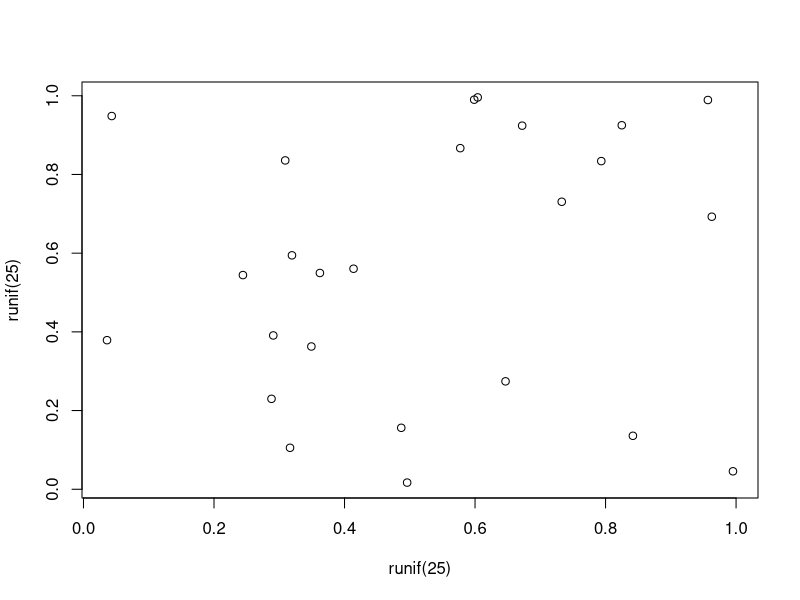

The R script that drew this image:
## ---- chunk 1
#| label: fig-meaningless
#| fig-cap: A meaningless scatterplot
#| fig-width: 5
#| fig-height: 5
#| fig-align: center
#| out-width: 50%
#| echo: false
plot(runif(25), runif(25))
## ---- chunk 2
#| label: tbl-simple
#| tbl-cap: Caption centered above table
#| echo: true
knitr::kable(head(mtcars)[,1:4])
